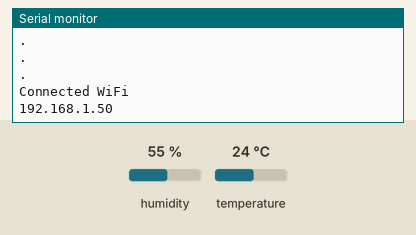
Simulated run of this sketch. Board: ESP8266 (NodeMCU). Shown: the last lines printed to the serial monitor. The inputs (shaded band) are chosen by the test bench; at power-on: humidity 55 %, temperature 24 °C. WiFi joins after 1.5 s; servers stay silent unless stated.

Above: at 2.7 s.
2.8 s: humidity set to 22 %
At 7.3 s:
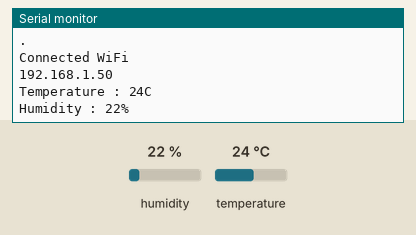
11.3 s: temperature set to 12 °C
At 13.1 s:
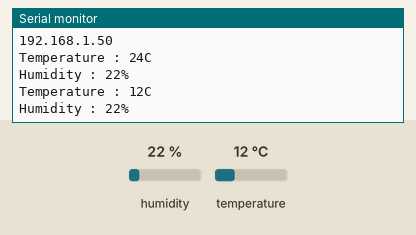
19.8 s: humidity set to 40 %
At 25.8 s:
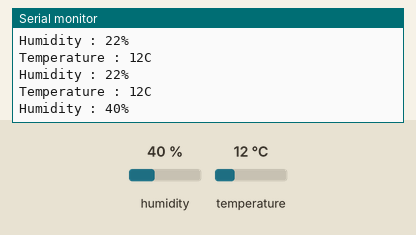

The sketch:

1114_.ino
```cpp
#include <ESP8266WiFi.h>
#include <DHT.h>
#include <WiFiClient.h>
#include <ThingSpeak.h>
#define DHTPIN D6
#define DHTTYPE DHT11
DHT dht(DHTPIN, DHTTYPE);
// wifi
const char * ssid = "SMART324_3";

const char * password = "76543210";
WiFiClient client;
// thingSpeak
unsigned long ChannelID = 915151;
const char* WriteAPIKey = "GXS3DA53VPSDCPL0";
//DHT
uint8_t temperature, humidity;
unsigned long lastCheck;
void setup() {
 Serial.begin(115200);
 delay(10);

 initWiFi();
 ThingSpeak.begin(client);
 lastCheck = 0;
}
void loop() {
 float c_time = 60000 * 0.1;
 if(millis() - lastCheck > c_time) {
 static boolean data_state = false;
 temperature = dht.readTemperature();
 humidity = dht.readHumidity();
 Serial.print("Temperature : ");
 Serial.print(temperature); Serial.println("C");
 Serial.print("Humidity : ");
 Serial.print(humidity);
 Serial.println("%");
 if(data_state){
 ThingSpeak.writeField(ChannelID, 1, temperature, WriteAPIKey);
 data_state = false;
 } else {
 ThingSpeak.writeField(ChannelID, 2, humidity, WriteAPIKey);
 data_state = true;
 }
 lastCheck = millis();
 }
 delay(100);
}
void initWiFi(){
 Serial.println();
 Serial.println();
 Serial.println("Connectiong to ssid ...");
 // attempt to connect to WiFi network
 WiFi.begin(ssid, password);
 while (WiFi.status() != WL_CONNECTED){
 delay(500);
 Serial.println(".");
 }
 Serial.println();
 Serial.println("Connected WiFi");

 Serial.println(WiFi.localIP());
 Serial.println();
}
```

Measured:
- after the input at 2.8 s, the serial monitor: prints a new line after 3.2 s (image 1)
- after the input at 11.3 s, the serial monitor: prints a new line after 1.1 s (image 2)
- after the input at 19.8 s, the serial monitor: prints a new line after 5.2 s (image 3)
